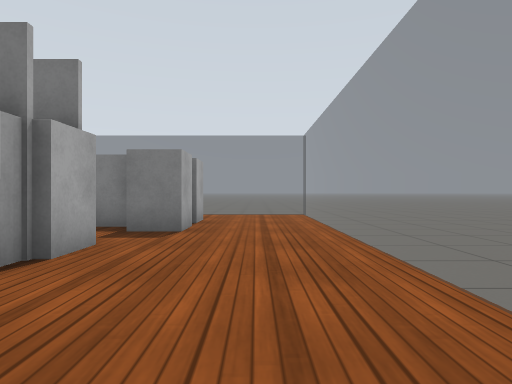
View 1 (above)

19 first-person views from a walk through a robot-simulator world made for Gazebo. The camera is 0.72 m above the floor, looks level and sees 75° across. The floor is counted in squares, 1 m on a side. Each view is taken from the middle of a square. On the plan, view 1 faces up. The plan holds only what a view shows up to about 10 squares ahead; the rest is blank. Gazebo's built-in surfaces are drawn with simple patterns.

View 2
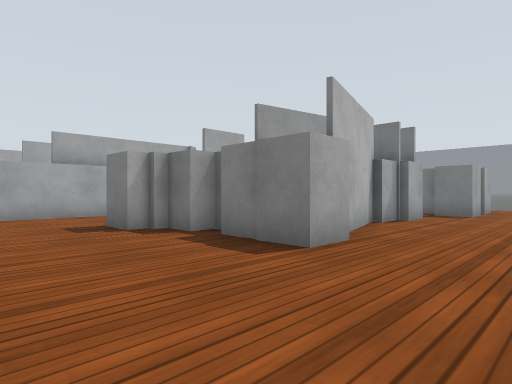

View 3
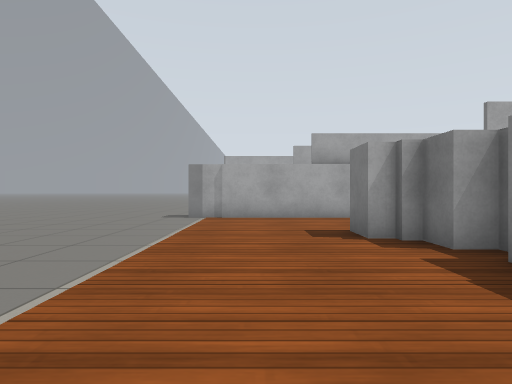

View 4
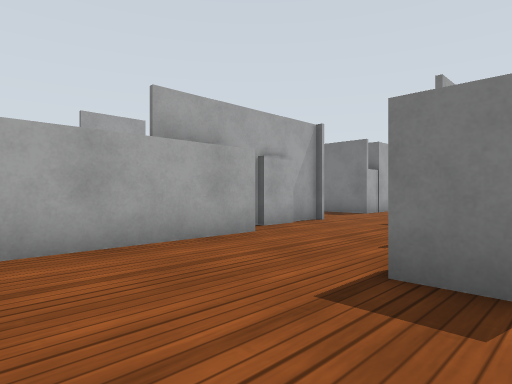

View 5
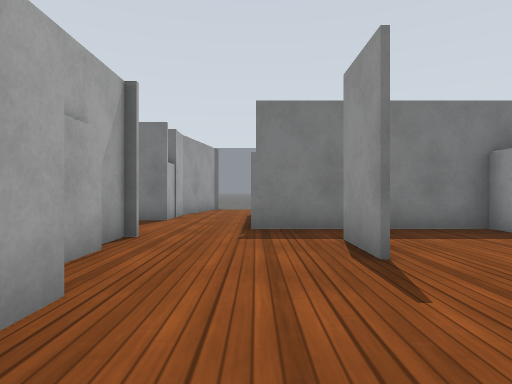

View 6
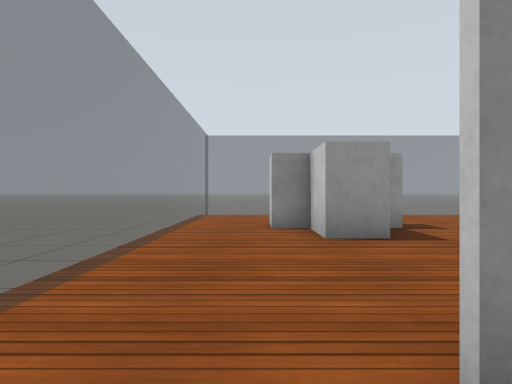

View 7
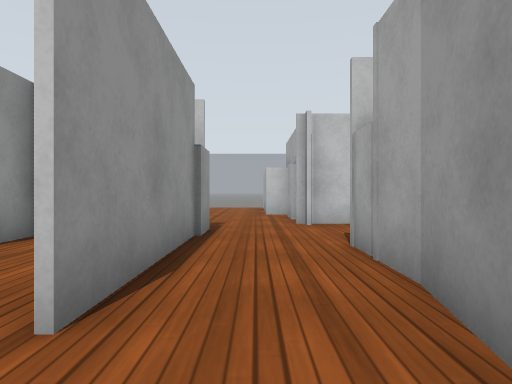

View 8
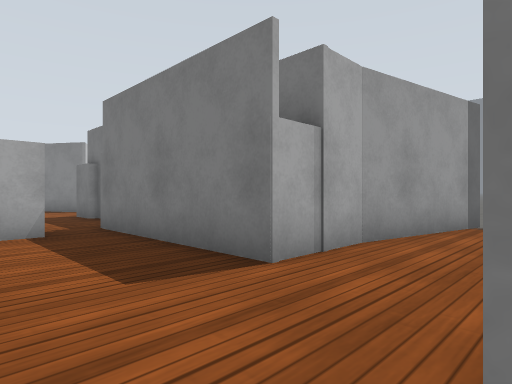

View 9
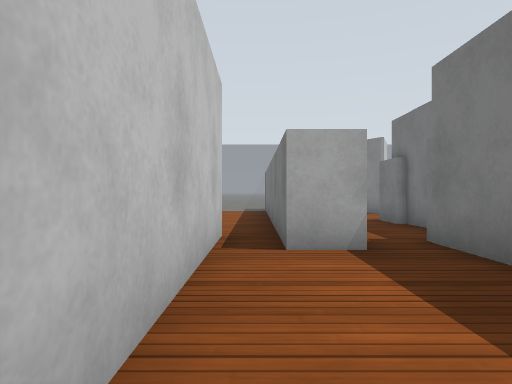

View 10
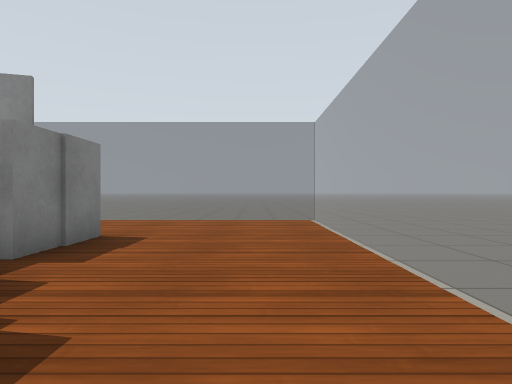

View 11
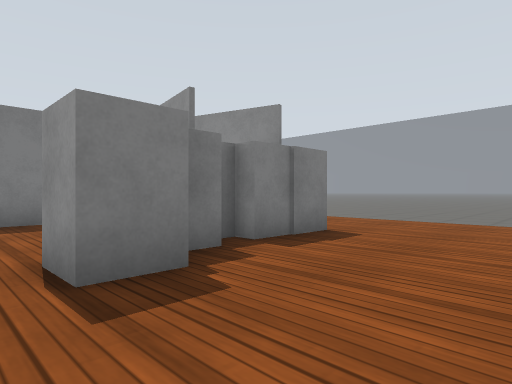

View 12
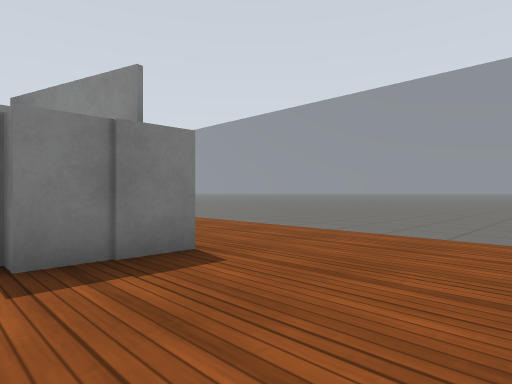

View 13
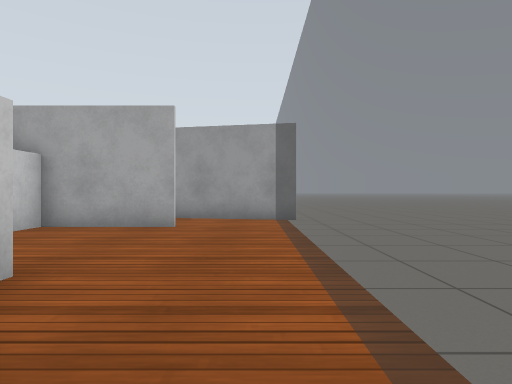

View 14
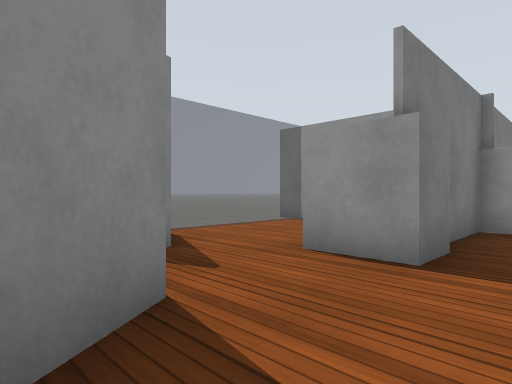

View 15
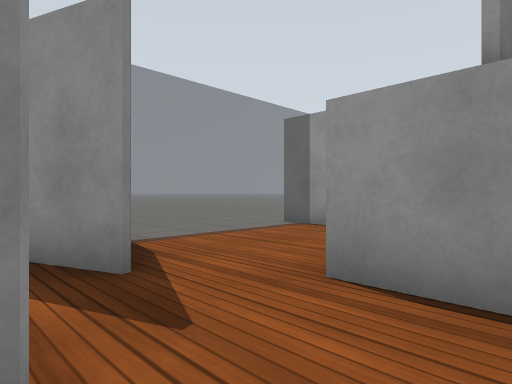

View 16
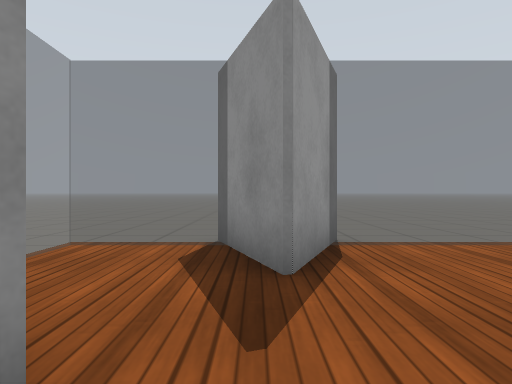

View 17
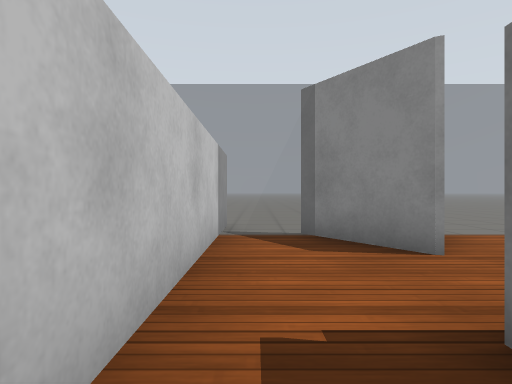

View 18
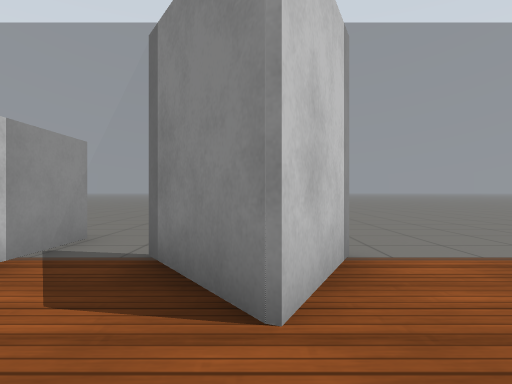

View 19
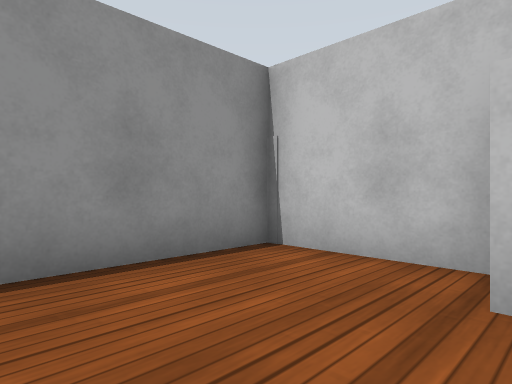

### Floor plan
Key: @ floor where view 1 was taken; # wall or solid block; . floor; = window, fence, low wall or low ledge; B white box.
Columns run from 24 left of view 1 to 2 right of it. Each row starts with its distance up from view 1.
 11 ..========    ===========
 10 .=..##...#    #...........
  9 .=..#....#    #...........=
  8 .=.......#    #.#...BBB...=
  7   ##..B..#  ##..#...BBB...=
  6 .=#...B##BB##B..#.....B...=
  5 .=..............#B.#......=
  4 ##########......BB###BB...=
  3     .................B....=
  2     ..... #####..#...#....=
  1               B..#.. ##...=
  0              B#.....BB#.@.=
 -1               #...#BBBB...=
 -2               #...B#......=
 -3               #...........=
 -4               #...........=
 -5               B...........=
 -6               B===========.

Positions as (right, up) in squares from view 1, and headings:
1: (0, 0), facing up
2: (1, -5), facing up-left
3: (0, -4), facing left
4: (-5, -5), facing up-left
5: (-8, -3), facing up
6: (-9, 9), facing right
7: (-9, 10), facing down
8: (-8, 3), facing up-left
9: (-10, 3), facing left
10: (-7, -4), facing right
11: (-7, -5), facing up-right
12: (-4, -5), facing up-right
13: (-1, 10), facing left
14: (-22, 5), facing up-right
15: (-21, 6), facing up-right
16: (-20, 6), facing up
17: (-17, 5), facing left
18: (-19, 7), facing left
19: (-18, 10), facing down-right
